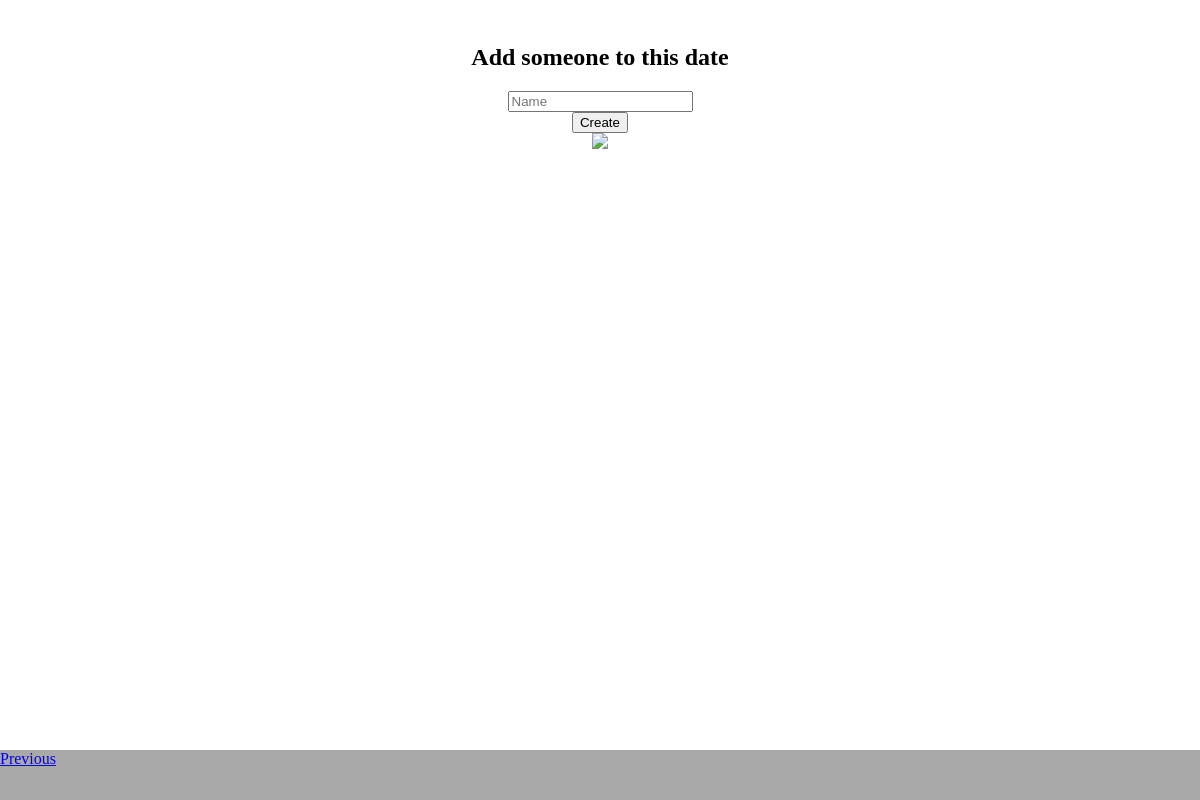
The page /filter/12/08/2023 on the database as committed earlier.
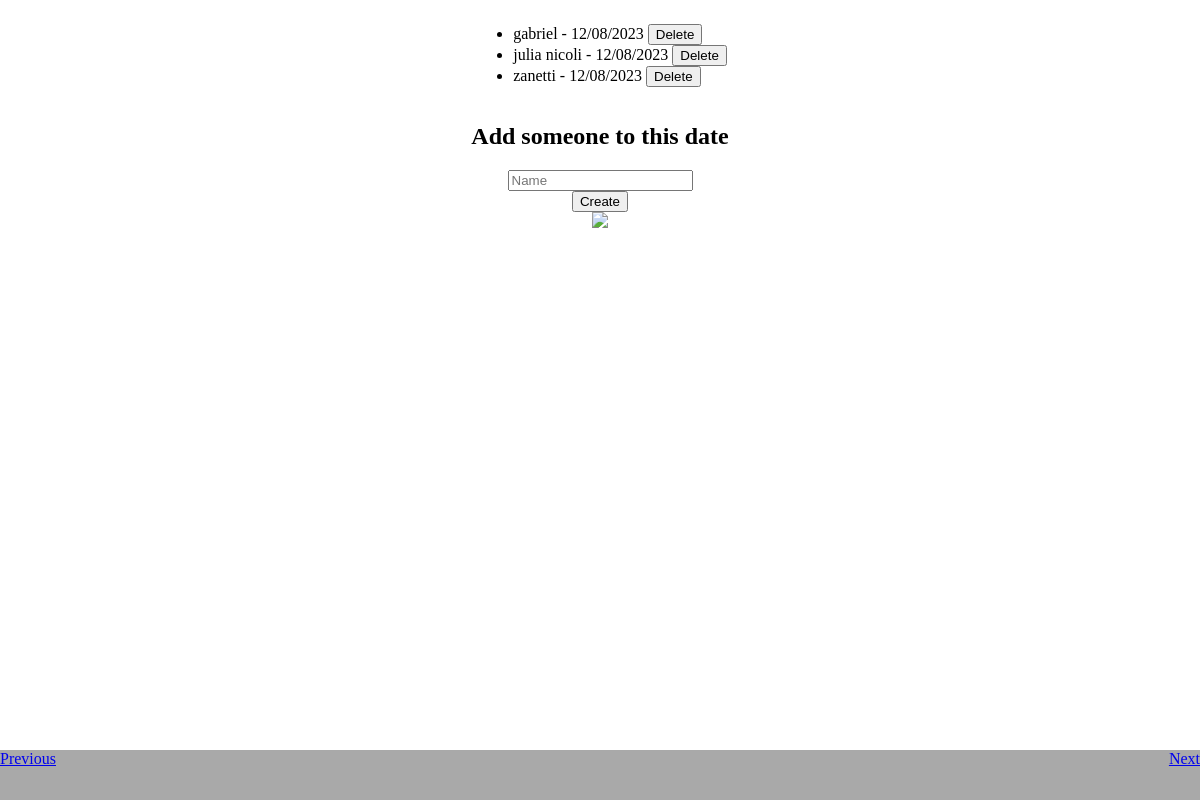
The same page on the database as committed later.
### models.py (models this page shows)
class Person(db.Model):
    __tablename__ = 'people'
    pid = db.Column(db.Integer, primary_key=True)
    name = db.Column(db.Text, nullable=False)
    date = db.Column(db.Text, nullable=False)
    def __repr__(self):
        return f'{self.name} - {self.date}'

### routes.py (the view, shortened to what this page needs)
    @app.route('/filter/<day>/<month>/<year>', methods=['GET', 'POST'])
    def filter(day, month, year):
        if request.method == 'GET':
            people = Person.query.all()
            date = f"{day}/{month}/{year}"
            return render_sobre(people, date)

### routes.py (called while the page is built, shortened)
def compare_dates(date1, date2):
    day1 = int(date1.split("/")[0])
    month1 = int(date1.split("/")[1])
    year1 = int(date1.split("/")[2])
    day2 = int(date2.split("/")[0])
    month2 = int(date2.split("/")[1])
    year2 = int(date2.split("/")[2])
    if(year1 - year2): return year1 - year2
    if(month1 - month2): return month1 - month2
    return day1 - day2

def latest_date():
    images = Picture.query.all()
    date = "01/08/2023"
    for image in images:
        if compare_dates(date, image.date) < 0: date = image.date
    return date

def next_date(date):
    day = int(date.split("/")[0])
    month = int(date.split("/")[1])
    year = int(date.split("/")[2])
    day += 1
    if(month == 1 or month == 3 or month == 5 or month == 7 or month == 8 or month == 10 or month == 12):
        if(day > 31):
            day = 1
            month += 1
    else:
        if(day > 30):
            day = 1
            month += 1
    if(month > 12):
        month = 1
        year += 1
    latest = latest_date()
    date = f"{day:02d}/{month:02d}/{year:04d}"
    if compare_dates(date, latest) > 0: return None
    return date

def previous_date(date):
    day = int(date.split("/")[0])
    month = int(date.split("/")[1])
    year = int(date.split("/")[2])
    day -= 1
    if month == 0:
        year -= 1
        month = 12
    date = f"{day:02d}/{month:02d}/{year:04d}"
    if compare_dates(date, "01/08/2023") < 0: return None
    return date

def render_sobre(people, date):
    filtered = []
    for person in people:
        if person.date == date: filtered.append(person)
    next = next_date(date)
    previous = previous_date(date)
    return render_template('sobre.html', people=filtered, date=date, previous=previous, next=next)

### templates/sobre.html (shortened to what this page needs)
<!DOCTYPE html>
<html lang="en">
<head>
    <link rel="stylesheet" href="{{ url_for('static',filename='styles/sobre.css') }}">
</head>
<body>
  <div>
    <ul>
        {% for person in people%}
          <li> {{ person }}
            <form method="POST" action="{{ url_for('delete_someone', name=person.name, day=date.split('/')[0], month=date.split('/')[1], year=date.split('/')[2]) }}" style="display: inline">
              <input type="submit" value="Delete">
            </form>
          </li>
        {% endfor %}
    </ul>
    </div>
    <h2>Add someone to this date</h2>
    <form method="POST" action="{{ url_for('filter', day=date.split('/')[0], month=date.split('/')[1], year=date.split('/')[2]) }}">
      <input type="text" name="name" placeholder="Name" required="required"><br>
      <input type="submit" value="Create">
    </form>
    <div><img src="{{ url_for('get_img', day=date.split('/')[0], month=date.split('/')[1], year=date.split('/')[2])}}"/></div>
    <div class="footer">
      {% if previous %}
        <a href="{{ url_for('filter', day=previous.split('/')[0], month=previous.split('/')[1], year=previous.split('/')[2])}}">Previous</a>
      {% endif %}
      {% if next %}
        <a href="{{ url_for('filter', day=next.split('/')[0], month=next.split('/')[1], year=next.split('/')[2])}}">Next</a>
      {% endif %}
    </div>
</body>
</html>

### static/styles/sobre.css (style rules this page uses)
body { display: flex; flex-direction: column; align-items: center; }
body div { display: inline; }
img { width: 300px; }
form { text-align: center; }
.footer { position: fixed; bottom: 0; left: 0; height: 50px; background-color: darkgrey; width: 100%; display: flex; justify-content: space-between; }

Rows that differ between the two databases and show on the page:
added Person: name+date "gabriel - 12/08/2023"
added Person: name+date "julia nicoli - 12/08/2023"
added Person: name+date "zanetti - 12/08/2023"
Other text that changed with them:
text now shown: "Next"
